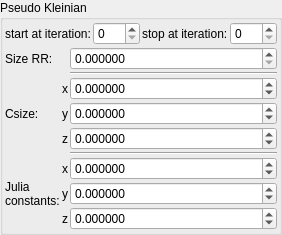
    <widget class="QGroupBox" name="groupBox_9">
     <property name="title">
      <string>Pseudo Kleinian</string>
     </property>
     <layout class="QVBoxLayout" name="verticalLayout_13" stretch="0,0">
      <property name="spacing">
       <number>2</number>
      </property>
      <property name="leftMargin">
       <number>2</number>
      </property>
      <property name="topMargin">
       <number>2</number>
      </property>
      <property name="rightMargin">
       <number>2</number>
      </property>
      <property name="bottomMargin">
       <number>2</number>
      </property>
      <item>
       <layout class="QHBoxLayout" name="horizontalLayout_6" stretch="0,1,0,1">
        <item>
         <widget class="QLabel" name="label_91">
          <property name="text">
           <string>start at iteration:</string>
          </property>
         </widget>
        </item>
        <item>
         <widget class="MySpinBox" name="spinboxInt_transf_start_iterations_C">
          <property name="sizePolicy">
           <sizepolicy hsizetype="Minimum" vsizetype="Maximum">
            <horstretch>0</horstretch>
            <verstretch>0</verstretch>
           </sizepolicy>
          </property>
          <property name="minimum">
           <number>0</number>
          </property>
          <property name="maximum">
           <number>999</number>
          </property>
          <property name="value">
           <number>0</number>
          </property>
         </widget>
        </item>
        <item>
         <widget class="QLabel" name="label_63">
          <property name="text">
           <string>stop at iteration:</string>
          </property>
         </widget>
        </item>
        <item>
         <widget class="MySpinBox" name="spinboxInt_transf_stop_iterations_C">
          <property name="sizePolicy">
           <sizepolicy hsizetype="Preferred" vsizetype="Maximum">
            <horstretch>0</horstretch>
            <verstretch>0</verstretch>
           </sizepolicy>
          </property>
          <property name="maximum">
           <number>999</number>
          </property>
         </widget>
        </item>
       </layout>
      </item>
      <item>
       <layout class="QGridLayout" name="gridLayout_34" columnstretch="0,0,1">
        <property name="spacing">
         <number>2</number>
        </property>
        <item row="6" column="1">
         <widget class="QLabel" name="label_132">
          <property name="font">
           <font>
            <weight>50</weight>
            <bold>false</bold>
           </font>
          </property>
          <property name="text">
           <string notr="true">x</string>
          </property>
         </widget>
        </item>
        <item row="2" column="1">
         <widget class="QLabel" name="label_124">
          <property name="font">
           <font>
            <weight>50</weight>
            <bold>false</bold>
           </font>
          </property>
          <property name="text">
           <string notr="true">x</string>
          </property>
          <property name="alignment">
           <set>Qt::AlignRight|Qt::AlignTrailing|Qt::AlignVCenter</set>
          </property>
         </widget>
        </item>
        <item row="8" column="2">
         <widget class="MyDoubleSpinBox" name="spinbox3_transf_addition_constant_z">
          <property name="sizePolicy">
           <sizepolicy hsizetype="Minimum" vsizetype="Maximum">
            <horstretch>0</horstretch>
            <verstretch>0</verstretch>
           </sizepolicy>
          </property>
          <property name="font">
           <font>
            <weight>50</weight>
            <bold>false</bold>
           </font>
          </property>
          <property name="prefix">
           <string/>
          </property>
          <property name="suffix">
           <string/>
          </property>
          <property name="decimals">
           <number>6</number>
          </property>
          <property name="minimum">
           <double>-99.989999999999995</double>
          </property>
          <property name="maximum">
           <double>99.989999999999995</double>
          </property>
          <property name="singleStep">
           <double>0.100000000000000</double>
          </property>
         </widget>
        </item>
        <item row="3" column="0">
         <widget class="QLabel" name="label_266">
          <property name="font">
           <font>
            <weight>50</weight>
            <bold>false</bold>
           </font>
          </property>
          <property name="text">
           <string>Csize:</string>
          </property>
         </widget>
        </item>
        <item row="3" column="1">
         <widget class="QLabel" name="label_123">
          <property name="font">
           <font>
            <weight>50</weight>
            <bold>false</bold>
           </font>
          </property>
          <property name="text">
           <string notr="true">y</string>
          </property>
          <property name="alignment">
           <set>Qt::AlignRight|Qt::AlignTrailing|Qt::AlignVCenter</set>
          </property>
         </widget>
        </item>
        <item row="7" column="1">
         <widget class="QLabel" name="label_143">
          <property name="font">
           <font>
            <weight>50</weight>
            <bold>false</bold>
           </font>
          </property>
          <property name="text">
           <string notr="true">y</string>
          </property>
         </widget>
        </item>
        <item row="0" column="2">
         <widget class="MyDoubleSpinBox" name="spinbox_transf_minimum_radius_05">
          <property name="sizePolicy">
           <sizepolicy hsizetype="Minimum" vsizetype="Maximum">
            <horstretch>0</horstretch>
            <verstretch>0</verstretch>
           </sizepolicy>
          </property>
          <property name="font">
           <font>
            <weight>50</weight>
            <bold>false</bold>
           </font>
          </property>
          <property name="prefix">
           <string/>
          </property>
          <property name="suffix">
           <string/>
          </property>
          <property name="decimals">
           <number>6</number>
          </property>
          <property name="minimum">
           <double>0.000000000000000</double>
          </property>
          <property name="maximum">
           <double>99.989999999999995</double>
          </property>
          <property name="singleStep">
           <double>0.100000000000000</double>
          </property>
         </widget>
        </item>
        <item row="0" column="0">
         <widget class="QLabel" name="label_257">
          <property name="font">
           <font>
            <weight>50</weight>
            <bold>false</bold>
           </font>
          </property>
          <property name="text">
           <string>Size RR:</string>
          </property>
         </widget>
        </item>
        <item row="3" column="2">
         <widget class="MyDoubleSpinBox" name="spinbox3_transf_addition_constant_0777_y">
          <property name="sizePolicy">
           <sizepolicy hsizetype="Minimum" vsizetype="Maximum">
            <horstretch>0</horstretch>
            <verstretch>0</verstretch>
           </sizepolicy>
          </property>
          <property name="font">
           <font>
            <weight>50</weight>
            <bold>false</bold>
           </font>
          </property>
          <property name="prefix">
           <string/>
          </property>
          <property name="suffix">
           <string/>
          </property>
          <property name="decimals">
           <number>6</number>
          </property>
          <property name="minimum">
           <double>-99.989999999999995</double>
          </property>
          <property name="maximum">
           <double>99.989999999999995</double>
          </property>
          <property name="singleStep">
           <double>0.100000000000000</double>
          </property>
         </widget>
        </item>
        <item row="4" column="1">
         <widget class="QLabel" name="label_146">
          <property name="sizePolicy">
           <sizepolicy hsizetype="Preferred" vsizetype="Preferred">
            <horstretch>0</horstretch>
            <verstretch>0</verstretch>
           </sizepolicy>
          </property>
          <property name="font">
           <font>
            <weight>50</weight>
            <bold>false</bold>
           </font>
          </property>
          <property name="text">
           <string notr="true">z</string>
          </property>
          <property name="alignment">
           <set>Qt::AlignRight|Qt::AlignTrailing|Qt::AlignVCenter</set>
          </property>
         </widget>
        </item>
        <item row="2" column="2">
         <widget class="MyDoubleSpinBox" name="spinbox3_transf_addition_constant_0777_x">
          <property name="sizePolicy">
           <sizepolicy hsizetype="Minimum" vsizetype="Maximum">
            <horstretch>0</horstretch>
            <verstretch>0</verstretch>
           </sizepolicy>
          </property>
          <property name="font">
           <font>
            <weight>50</weight>
            <bold>false</bold>
           </font>
          </property>
          <property name="prefix">
           <string/>
          </property>
          <property name="suffix">
           <string/>
          </property>
          <property name="decimals">
           <number>6</number>
          </property>
          <property name="minimum">
           <double>-99.989999999999995</double>
          </property>
          <property name="maximum">
           <double>99.989999999999995</double>
          </property>
          <property name="singleStep">
           <double>0.100000000000000</double>
          </property>
         </widget>
        </item>
        <item row="8" column="1">
         <widget class="QLabel" name="label_144">
          <property name="font">
           <font>
            <weight>50</weight>
            <bold>false</bold>
           </font>
          </property>
          <property name="text">
           <string notr="true">z</string>
          </property>
         </widget>
        </item>
        <item row="6" column="2">
         <widget class="MyDoubleSpinBox" name="spinbox3_transf_addition_constant_x">
          <property name="sizePolicy">
           <sizepolicy hsizetype="Minimum" vsizetype="Maximum">
            <horstretch>0</horstretch>
            <verstretch>0</verstretch>
           </sizepolicy>
          </property>
          <property name="font">
           <font>
            <weight>50</weight>
            <bold>false</bold>
           </font>
          </property>
          <property name="prefix">
           <string/>
          </property>
          <property name="suffix">
           <string/>
          </property>
          <property name="decimals">
           <number>6</number>
          </property>
          <property name="minimum">
           <double>-99.989999999999995</double>
          </property>
          <property name="maximum">
           <double>99.989999999999995</double>
          </property>
          <property name="singleStep">
           <double>0.100000000000000</double>
          </property>
         </widget>
        </item>
        <item row="6" column="0" rowspan="3">
         <widget class="QLabel" name="label_269">
          <property name="font">
           <font>
            <weight>50</weight>
            <bold>false</bold>
           </font>
          </property>
          <property name="text">
           <string>Julia
constants:</string>
          </property>
         </widget>
        </item>
        <item row="5" column="2">
         <widget class="Line" name="line_4">
          <property name="orientation">
           <enum>Qt::Horizontal</enum>
          </property>
         </widget>
        </item>
        <item row="4" column="2">
         <widget class="MyDoubleSpinBox" name="spinbox3_transf_addition_constant_0777_z">
          <property name="sizePolicy">
           <sizepolicy hsizetype="Minimum" vsizetype="Maximum">
            <horstretch>0</horstretch>
            <verstretch>0</verstretch>
           </sizepolicy>
          </property>
          <property name="font">
           <font>
            <weight>50</weight>
            <bold>false</bold>
           </font>
          </property>
          <property name="prefix">
           <string/>
          </property>
          <property name="suffix">
           <string/>
          </property>
          <property name="decimals">
           <number>6</number>
          </property>
          <property name="minimum">
           <double>-99.989999999999995</double>
          </property>
          <property name="maximum">
           <double>99.989999999999995</double>
          </property>
          <property name="singleStep">
           <double>0.100000000000000</double>
          </property>
         </widget>
        </item>
        <item row="7" column="2">
         <widget class="MyDoubleSpinBox" name="spinbox3_transf_addition_constant_y">
          <property name="sizePolicy">
           <sizepolicy hsizetype="Minimum" vsizetype="Maximum">
            <horstretch>0</horstretch>
            <verstretch>0</verstretch>
           </sizepolicy>
          </property>
          <property name="font">
           <font>
            <weight>50</weight>
            <bold>false</bold>
           </font>
          </property>
          <property name="prefix">
           <string/>
          </property>
          <property name="suffix">
           <string/>
          </property>
          <property name="decimals">
           <number>6</number>
          </property>
          <property name="minimum">
           <double>-99.989999999999995</double>
          </property>
          <property name="maximum">
           <double>99.989999999999995</double>
          </property>
          <property name="singleStep">
           <double>0.100000000000000</double>
          </property>
         </widget>
        </item>
        <item row="1" column="2">
         <widget class="Line" name="line_5">
          <property name="orientation">
           <enum>Qt::Horizontal</enum>
          </property>
         </widget>
        </item>
       </layout>
      </item>
     </layout>
    </widget>
